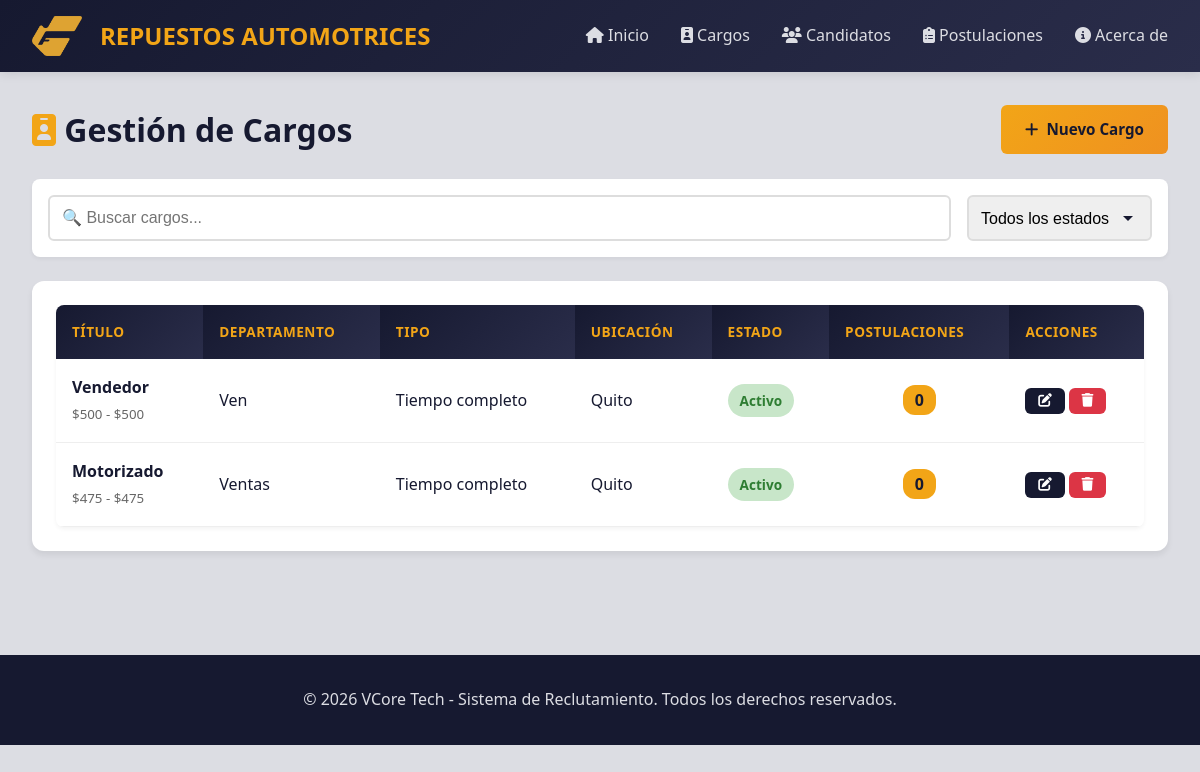
The app's page /cargos with its own data.
### tables this page shows
CREATE TABLE cargos (
                    id INTEGER PRIMARY KEY AUTOINCREMENT,
                    titulo TEXT NOT NULL,
                    descripcion TEXT,
                    departamento TEXT NOT NULL,
                    salario_minimo REAL,
                    salario_maximo REAL,
                    tipo_contrato TEXT CHECK(tipo_contrato IN ('Tiempo completo', 'Medio tiempo', 'Freelance', 'Prácticas')),
                    ubicacion TEXT,
                    estado TEXT DEFAULT 'Activo' CHECK(estado IN ('Activo', 'Cerrado', 'Pausado')),
                    fecha_creacion TIMESTAMP DEFAULT CURRENT_TIMESTAMP,
                    fecha_cierre DATE
                );

### app.py (the view)
@app.route('/cargos')
def lista_cargos():
    estado = request.args.get('estado')
    cargos = Cargo.get_all(estado=estado)
    return render_template('cargos/lista.html', cargos=cargos, estado_filtro=estado)

### app.py (called while the page is built)
@app.before_request
def init_db():
    if not hasattr(app, 'db_initialized'):
        db.init_database()
        app.db_initialized = True

@app.context_processor
def inject_globals():
    return {
        'colors': Config.COLORS,
        'formatear_fecha': formatear_fecha
    }

### database.py (called while the page is built)
    @contextmanager
    def get_connection(self):
        conn = sqlite3.connect(self.db_path)
        conn.row_factory = sqlite3.Row
        try:
            yield conn
            conn.commit()
        except Exception as e:
            conn.rollback()
            raise e
        finally:
            conn.close()

### models.py (called while the page is built)
    @classmethod
    def from_row(cls, row: sqlite3.Row) -> 'Cargo':
        fecha_cierre = row['fecha_cierre']
        if fecha_cierre and isinstance(fecha_cierre, str):
            try:
                fecha_cierre = datetime.strptime(fecha_cierre, '%Y-%m-%d').date()
            except ValueError:
                fecha_cierre = None
        return cls(
            id=row['id'],
            titulo=row['titulo'],
            descripcion=row['descripcion'],
            departamento=row['departamento'],
            salario_minimo=row['salario_minimo'] or 0.0,
            salario_maximo=row['salario_maximo'] or 0.0,
            tipo_contrato=row['tipo_contrato'],
            ubicacion=row['ubicacion'],
            estado=row['estado'],
            fecha_creacion=row['fecha_creacion'],
            fecha_cierre=fecha_cierre
        )

    @classmethod
    def get_all(cls, estado: Optional[str] = None) -> List['Cargo']:
        with db.get_connection() as conn:
            cursor = conn.cursor()
            if estado:
                cursor.execute('SELECT * FROM cargos WHERE estado = ? ORDER BY fecha_creacion DESC', (estado,))
            else:
                cursor.execute('SELECT * FROM cargos ORDER BY fecha_creacion DESC')
            return [cls.from_row(row) for row in cursor.fetchall()]

    def get_postulaciones_count(self) -> int:
        with db.get_connection() as conn:
            cursor = conn.cursor()
            cursor.execute('SELECT COUNT(*) FROM postulaciones WHERE cargo_id = ?', (self.id,))
            return cursor.fetchone()[0]

### templates/cargos/lista.html (shortened to what this page needs)
{% extends "base.html" %}
{% block content %}
<div class="fade-in">
    <div style="display: flex; justify-content: space-between; align-items: center; margin-bottom: 1.5rem;">
        <h1 style="color: var(--color-dark);">
            <i class="fas fa-id-badge" style="color: var(--color-primary);"></i>
            Gestión de Cargos
        </h1>
        <a href="{{ url_for('nuevo_cargo') }}" class="btn btn-primary">
            <i class="fas fa-plus"></i> Nuevo Cargo
        </a>
    </div>
    <div class="search-box">
        <input type="text" id="busqueda-cargos" class="form-control" placeholder="🔍 Buscar cargos...">
        <select class="form-control form-select" style="width: auto;" onchange="window.location.href='?estado='+this.value">
            <option value="">Todos los estados</option>
        </select>
    </div>
    <div class="card">
        <div class="table-container">
            <table class="table" id="tabla-cargos">
                <thead>
                    <tr>
                        <th>Título</th>
                        <th>Departamento</th>
                        <th>Tipo</th>
                        <th>Ubicación</th>
                        <th>Estado</th>
                        <th>Postulaciones</th>
                        <th>Acciones</th>
                    </tr>
                </thead>
                <tbody>
                    {% for cargo in cargos %}
                    <tr>
                        <td>
                            <strong>{{ cargo.titulo }}</strong>
                            {% if cargo.salario_minimo %}
                            <br><small style="color: #666;">
                                ${{ "{:,.0f}".format(cargo.salario_minimo) }} - ${{ "{:,.0f}".format(cargo.salario_maximo) }}
                            </small>
                            {% endif %}
                        </td>
                        <td>{{ cargo.departamento }}</td>
                        <td>{{ cargo.tipo_contrato }}</td>
                        <td>{{ cargo.ubicacion or 'No especificada' }}</td>
                        <td>
                            {% if cargo.estado == 'Activo' %}
                            <span class="badge" style="background-color: #c8e6c9; color: #2e7d32;">
                                {{ cargo.estado }}
                            </span>
                            {% elif cargo.estado == 'Pausado' %}
                            <span class="badge" style="background-color: #fff3e0; color: #ef6c00;">
                                {{ cargo.estado }}
                            </span>
                            {% else %}
                            <span class="badge" style="background-color: #ffcdd2; color: #c62828;">
                                {{ cargo.estado }}
                            </span>
                            {% endif %}
                        </td>
                        <td style="text-align: center;">
                            <span style="background: var(--color-primary); color: var(--color-dark);
                                        padding: 0.25rem 0.75rem; border-radius: 12px; font-weight: bold;">
                                {{ cargo.get_postulaciones_count() }}
                            </span>
                        </td>
                        <td>
                            <a href="{{ url_for('editar_cargo', id=cargo.id) }}" class="btn btn-sm btn-secondary" title="Editar">
                                <i class="fas fa-edit"></i>
                            </a>
                            <form action="{{ url_for('eliminar_cargo', id=cargo.id) }}" method="POST" style="display: inline;">
                                <button type="submit" class="btn btn-sm btn-danger" title="Eliminar"
                                        data-confirm="¿Eliminar este cargo permanentemente?">
                                    <i class="fas fa-trash"></i>
                                </button>
                            </form>
                        </td>
                    </tr>
                    {% endfor %}
                </tbody>
            </table>
        </div>
    </div>
</div>
{% endblock %}

### templates/base.html (shortened to what this page needs)
<!DOCTYPE html>
<html lang="es">
<head>
    <link rel="stylesheet" href="{{ url_for('static', filename='css/styles.css') }}">
    <link rel="stylesheet" href="https://cdnjs.cloudflare.com/ajax/libs/font-awesome/6.4.0/css/all.min.css">
</head>
<body>
    <nav class="navbar">
        <div class="navbar-container">
            <a href="{{ url_for('index') }}" class="navbar-brand">
                <img src="{{ url_for('static', filename='img/logo-GF.png') }}"
                    alt="Logo GF"
                    style="height: 40px; width: auto; margin-right: 10px;">
                REPUESTOS AUTOMOTRICES
            </a>
            <ul class="navbar-nav">
                <li><a href="{{ url_for('index') }}"><i class="fas fa-home"></i> Inicio</a></li>
                <li><a href="{{ url_for('lista_cargos') }}"><i class="fas fa-id-badge"></i> Cargos</a></li>
                <li><a href="{{ url_for('lista_candidatos') }}"><i class="fas fa-users"></i> Candidatos</a></li>
                <li><a href="{{ url_for('lista_postulaciones') }}"><i class="fas fa-clipboard-list"></i> Postulaciones</a></li>
                <li><a href="{{ url_for('about') }}"><i class="fas fa-info-circle"></i> Acerca de</a></li>
            </ul>
        </div>
    </nav>
    <main class="container">
        {% block content %}{% endblock %}
    </main>
    <footer class="footer">
        <p>&copy; 2026 VCore Tech - Sistema de Reclutamiento. Todos los derechos reservados.</p>
    </footer>
</body>
</html>

### static/css/styles.css (style rules this page uses)
:root { --color-primary: #f2a517; --color-secondary: #ef9120; --color-dark: #161930; --color-light: #dcdde3; --color-white: #ffffff; --color-success: #28a745; --color-danger: #dc3545; --color-warning: #ffc107; --color-info: #17a2b8; }
* { margin: 0; padding: 0; box-sizing: border-box; }
body { font-family: 'Segoe UI', Tahoma, Geneva, Verdana, sans-serif; background-color: var(--color-light); color: var(--color-dark); line-height: 1.6; }
.navbar { background: linear-gradient(135deg, var(--color-dark) 0%, #2a2d4a 100%); padding: 1rem 2rem; box-shadow: 0 2px 10px rgba(0,0,0,0.1); position: sticky; top: 0; z-index: 1000; }
.navbar-container { max-width: 1200px; margin: 0 auto; display: flex; justify-content: space-between; align-items: center; }
.navbar-brand { color: var(--color-primary); font-size: 1.5rem; font-weight: bold; text-decoration: none; display: flex; align-items: center; gap: 0.5rem; }
.navbar-nav { display: flex; list-style: none; gap: 2rem; }
.navbar-nav a { color: var(--color-light); text-decoration: none; font-weight: 500; transition: color 0.3s; position: relative; }
.navbar-nav a::after { content: ''; position: absolute; bottom: -5px; left: 0; width: 0; height: 2px; background-color: var(--color-primary); transition: width 0.3s; }
.container { max-width: 1200px; margin: 0 auto; padding: 2rem; }
.card { background: var(--color-white); border-radius: 12px; box-shadow: 0 4px 6px rgba(0,0,0,0.07); padding: 1.5rem; margin-bottom: 1.5rem; transition: transform 0.2s, box-shadow 0.2s; }
.btn { display: inline-flex; align-items: center; gap: 0.5rem; padding: 0.75rem 1.5rem; border: none; border-radius: 6px; font-weight: 600; cursor: pointer; text-decoration: none; transition: all 0.3s; font-size: 0.95rem; }
.btn-primary { background: linear-gradient(135deg, var(--color-primary) 0%, var(--color-secondary) 100%); color: var(--color-dark); }
.btn-secondary { background-color: var(--color-dark); color: var(--color-white); }
.btn-danger { background-color: var(--color-danger); color: var(--color-white); }
.btn-sm { padding: 0.4rem 0.8rem; font-size: 0.85rem; }
.table-container { overflow-x: auto; border-radius: 8px; box-shadow: 0 2px 4px rgba(0,0,0,0.05); }
.table { width: 100%; border-collapse: collapse; background: var(--color-white); }
.table th { background: linear-gradient(135deg, var(--color-dark) 0%, #2a2d4a 100%); color: var(--color-primary); padding: 1rem; text-align: left; font-weight: 600; text-transform: uppercase; font-size: 0.85rem; letter-spacing: 0.5px; }
.table td { padding: 1rem; border-bottom: 1px solid #eee; }
.form-control { width: 100%; padding: 0.75rem; border: 2px solid #ddd; border-radius: 6px; font-size: 1rem; transition: border-color 0.3s; }
.form-select { appearance: none; background-repeat: no-repeat; background-position: right 1rem center; padding-right: 2.5rem; }
.badge { display: inline-block; padding: 0.35rem 0.75rem; border-radius: 20px; font-size: 0.85rem; font-weight: 600; }
.search-box { display: flex; gap: 1rem; margin-bottom: 1.5rem; padding: 1rem; background: var(--color-white); border-radius: 8px; box-shadow: 0 2px 4px rgba(0,0,0,0.05); }
.footer { background-color: var(--color-dark); color: var(--color-light); text-align: center; padding: 2rem; margin-top: 3rem; }
.fade-in { animation: fadeIn 0.5s ease-out; }

### records on screen
cargos: titulo "Vendedor", salario_minimo "500", salario_maximo "500", departamento "Ven", tipo_contrato "Tiempo completo", ubicacion "Quito", estado "Activo", get_postulaciones_count "0"
cargos: titulo "Motorizado", salario_minimo "475", salario_maximo "475", departamento "Ventas", tipo_contrato "Tiempo completo", ubicacion "Quito", estado "Activo", get_postulaciones_count "0"
